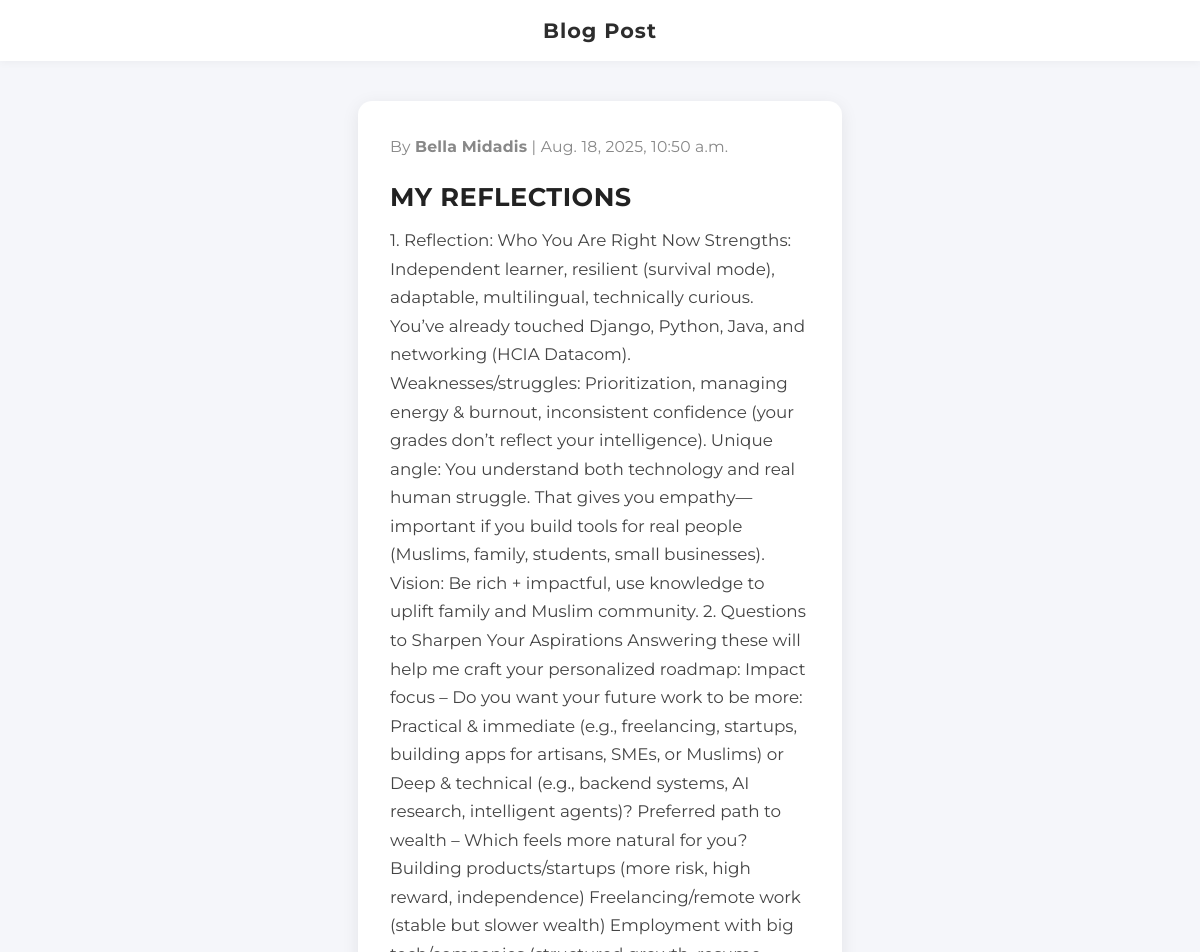
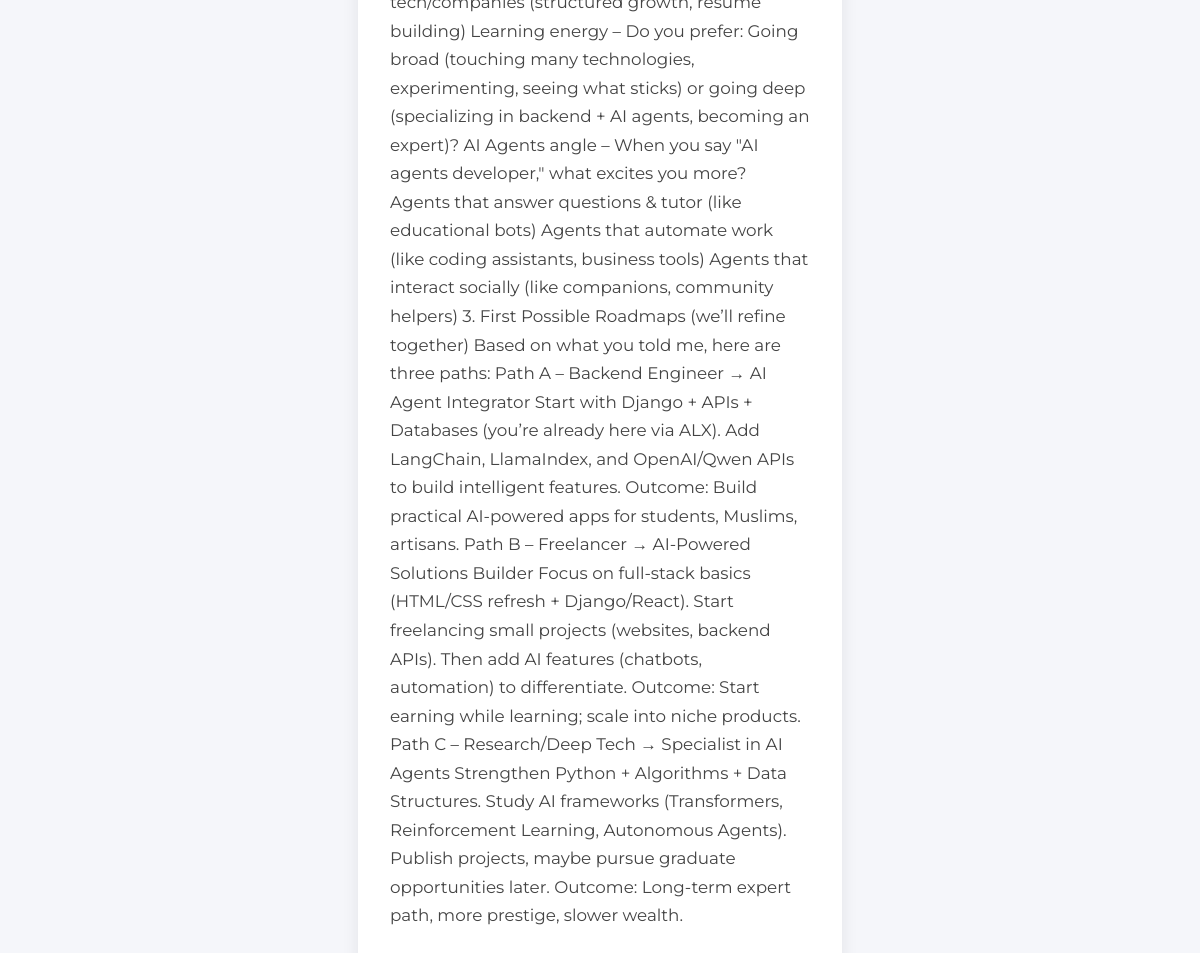
The app's page /createpost/post/10 with its own data (2 pictures, top to bottom).
### posts/models.py (models this page shows)
class Posts(models.Model):
    title = models.CharField(max_length=100)
    body = models.CharField(max_length=1000000)
    time_at = models.DateTimeField(default=datetime.now, blank=True)

### posts/views.py (the view)
# urls.py: path('post/<str:pk>', views.post, name='post'),
def post(request, pk):
    posts = Posts.objects.get(id=pk)
    return render(request, 'post.html', {'posts':posts})

### templates/post.html (shortened to what this page needs)
<!DOCTYPE html>
<html lang="en">
<head>
</head>
<body>
    <div class="navbar">
        Blog Post
    </div>
    <div class="container">
        <div class="meta">By <strong>Bella Midadis</strong> | {{posts.time_at}}</div>
        <div class="content">
            <h3 class="title">{{posts.title}}</h3>
            <p>{{posts.body}}</p>
        </div>
    </div>
</body>
</html>

### templates/post.html (style rules this page uses)
body { font-family: 'Montserrat', Arial, sans-serif; background: #f5f6fa; margin: 0; padding: 0; min-height: 100vh; display: flex; flex-direction: column; }
.navbar { background: #fff; box-shadow: 0 2px 8px rgba(0,0,0,0.04); padding: 18px 0; text-align: center; font-weight: 700; font-size: 1.3rem; color: #2d2d2d; letter-spacing: 1px; }
.container { max-width: 420px; margin: 40px auto; background: #fff; padding: 36px 32px 28px 32px; border-radius: 14px; box-shadow: 0 4px 18px rgba(0,0,0,0.08); }
.meta { color: #888; font-size: 0.98em; margin-bottom: 18px; text-align: left; letter-spacing: 0.2px; }
.title { color: #222; font-size: 1.6rem; font-weight: 700; margin-bottom: 14px; letter-spacing: 0.5px; line-height: 1.2; }
.content p { color: #444; line-height: 1.7; font-size: 1.05rem; margin: 0 0 14px 0; }

### records on screen
Posts: time_at "Aug. 18, 2025, 10:50 a.m.", title "MY REFLECTIONS", body "1. Reflection: Who You Are Right Now Strengths: Independent learner, resilient (survival mode), adaptable, multilingual, technically curious. You’ve already touched Django, Python, Java, and networking (HCIA Datacom). Weaknesses/struggles: Prioritization, managing energy & burnout, inconsistent confidence (your grades don’t reflect your intelligence). Unique angle: You understand both technology and real human struggle. That gives you empathy—important if you build tools for real people (Muslims, family, students, small businesses). Vision: Be rich + impactful, use knowledge to uplift family and Muslim community. 2. Questions to Sharpen Your Aspirations Answering these will help me craft…"
